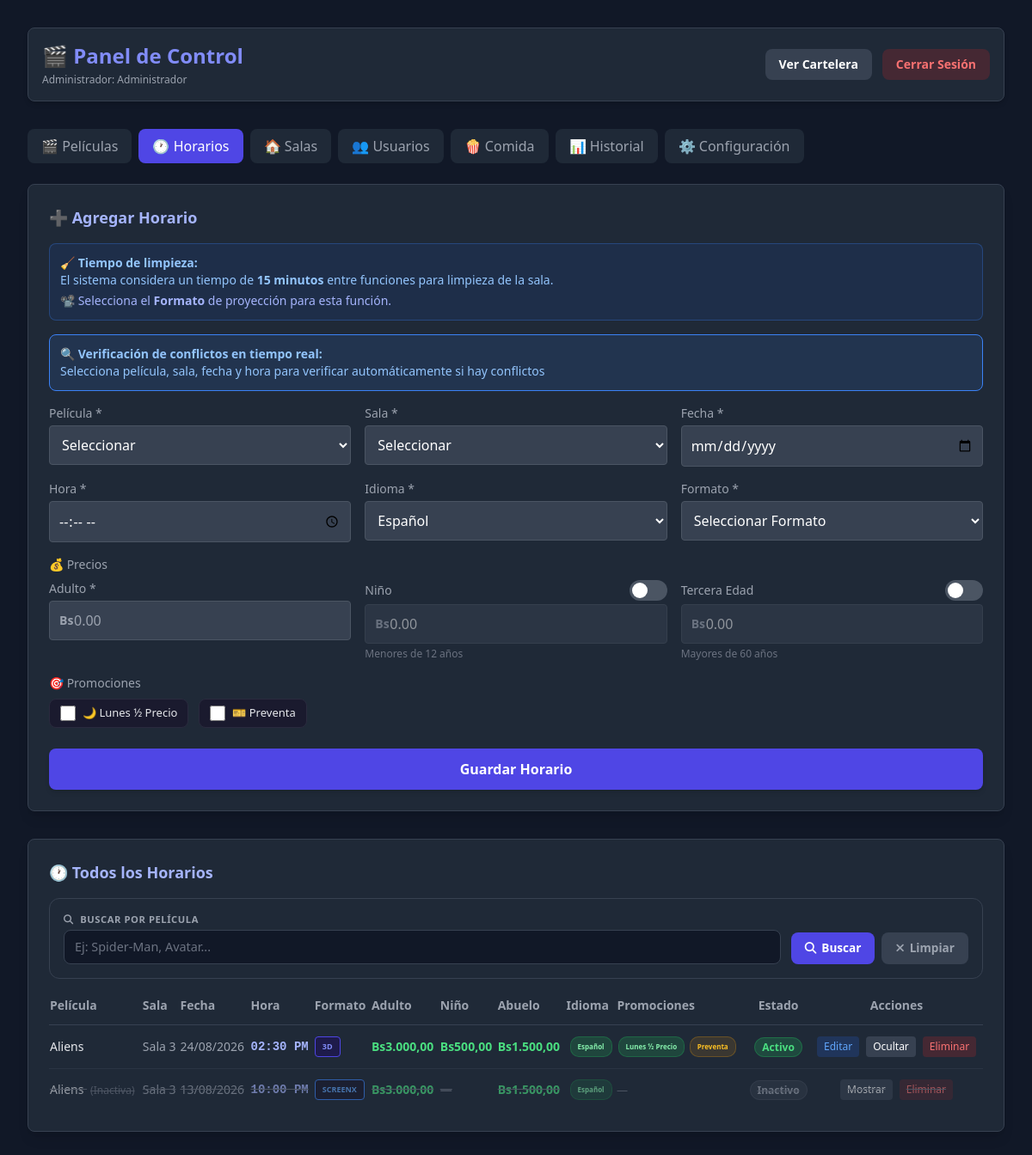
The app's page /admin.php?tab=showtimes (signed in), older data.
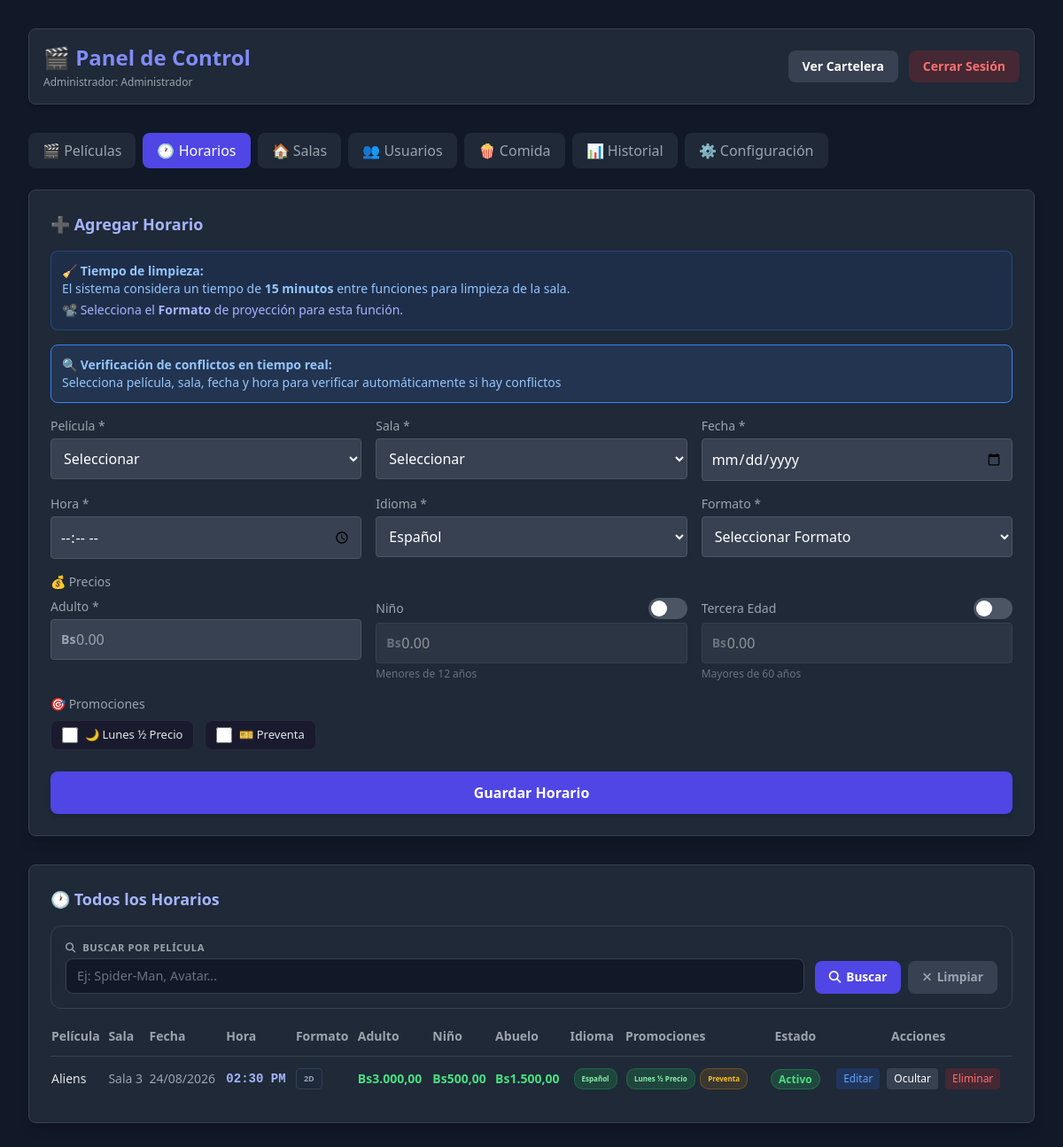
The same page, newer data.
### tables this page shows
CREATE TABLE `showtimes` (
  `id` int(11) NOT NULL,
  `movie_id` int(11) NOT NULL,
  `room_id` int(11) NOT NULL,
  `show_date` date NOT NULL,
  `show_time` time NOT NULL,
  `price` decimal(10,2) NOT NULL,
  `price_adult` decimal(10,2) NOT NULL DEFAULT 0.00,
  `price_child` decimal(10,2) NOT NULL DEFAULT 0.00,
  `price_senior` decimal(10,2) NOT NULL DEFAULT 0.00,
  `enable_child_price` tinyint(1) NOT NULL DEFAULT 1,
  `enable_senior_price` tinyint(1) NOT NULL DEFAULT 1,
  `half_price_monday` tinyint(1) DEFAULT 0,
  `promotions` varchar(255) DEFAULT NULL,
  `language` varchar(20) DEFAULT 'español',
  `format` varchar(20) DEFAULT NULL,
  `is_active` tinyint(1) DEFAULT 1,
  `created_at` timestamp NULL DEFAULT current_timestamp()
);

CREATE TABLE `movies` (
  `id` int(11) NOT NULL,
  `title` varchar(255) NOT NULL,
  `description` text DEFAULT NULL,
  `poster_url` varchar(255) DEFAULT NULL,
  `banner_url` varchar(255) DEFAULT NULL,
  `cast_members` text DEFAULT NULL,
  `country_id` int(11) DEFAULT NULL,
  `duration` int(11) DEFAULT NULL,
  `genre` varchar(100) DEFAULT NULL,
  `year` year(4) DEFAULT NULL,
  `director` varchar(100) DEFAULT NULL,
  `classification` varchar(50) DEFAULT NULL,
  `trailer_url` varchar(255) DEFAULT NULL,
  `is_active` tinyint(1) DEFAULT 1,
  `created_at` timestamp NULL DEFAULT current_timestamp()
);

CREATE TABLE `rooms` (
  `id` int(11) NOT NULL,
  `name` varchar(50) NOT NULL,
  `capacity` int(11) NOT NULL DEFAULT 50,
  `description` text DEFAULT NULL,
  `seat_layout` longtext DEFAULT NULL CHECK (json_valid(`seat_layout`)),
  `aisle_config` longtext DEFAULT NULL CHECK (json_valid(`aisle_config`)),
  `is_active` tinyint(1) DEFAULT 1,
  `created_at` timestamp NULL DEFAULT current_timestamp()
);

### config.php (called while the page is built, shortened)
<?php
function getSiteConfig($pdo) {
    $defaults = [
        'site_name' => 'Cinema Pro',
        'site_logo' => '',
        'footer_logo' => '',
        'site_favicon' => '',
        'footer_copyright' => '© ' . date('Y') . ' Cinema. Todos los derechos reservados.',
        'currency_symbol' => '$',
        'currency_position' => 'left',
        'thousands_separator' => '.',
        'decimal_separator' => ',',
        'decimal_places' => '2',
        'address' => '',
        'phone' => '',
        'email' => '',
        'instagram' => '',
        'facebook' => '',
        'twitter' => '',
        'telegram' => '',
        'whatsapp' => ''
    ];
    try {
        $stmt = $pdo->query("SELECT key_name, value FROM site_config");
        $rows = $stmt->fetchAll();
        $config = [];
        foreach ($rows as $row) {
            $config[$row['key_name']] = $row['value'];
        }
        return $config;
    } catch (PDOException $e) {
        error_log("Error cargando configuración del sitio: " . $e->getMessage());
        return $defaults;
    }
}
function formatCurrency($amount, $config = null) {
    $symbol = $config['currency_symbol'] ?? '$';
    $position = $config['currency_position'] ?? 'left';
    $thousands = $config['thousands_separator'] ?? '.';
    $decimal = $config['decimal_separator'] ?? ',';
    $decimals = intval($config['decimal_places'] ?? 2);
    $formatted = number_format($amount, $decimals, $decimal, $thousands);
    return $position === 'right' ? $formatted . ' ' . $symbol : $symbol . $formatted;
}
function generateCSRFToken() {
    return $_SESSION['csrf_token'];
}
function formatTimeVenezuela($time) {
    return date('h:i A', strtotime($time));
}
function formatDateShort($date) {
    return date('d/m/Y', strtotime($date));
}
?>

### admin.php (the view, shortened to what the rows shown need)
<?php
require_once 'config.php';
$activeTab = $_GET['tab'] ?? 'movies';
$csrf_token = generateCSRFToken();
$movies_sql = "SELECT * FROM movies WHERE 1=1";
$movies_params = [];
$movies_sql .= " ORDER BY title ASC";
$stmt = $pdo->prepare($movies_sql);
$stmt->execute($movies_params);
$search_showtime = isset($_GET['search_showtime']) ? trim($_GET['search_showtime']) : '';
$showtimes_sql = "
    SELECT s.*, m.title as movie_title, m.duration, COALESCE(m.is_active, 0) as movie_active,
           r.name as room_name, COALESCE(s.format, '2D') as format
    FROM showtimes s
    LEFT JOIN movies m ON s.movie_id = m.id
    JOIN rooms r ON s.room_id = r.id
    WHERE 1=1
";
if (!empty($search_showtime)) {
    $showtimes_sql .= " AND m.title LIKE ?";
    $showtimes_sql .= " ORDER BY m.title ASC, s.show_date DESC, s.show_time";
    $stmt = $pdo->prepare($showtimes_sql);
    $stmt->execute(['%' . $search_showtime . '%']);
} else {
    $showtimes_sql .= " ORDER BY m.title ASC, s.show_date DESC, s.show_time";
    $stmt = $pdo->query($showtimes_sql);
}
$showtimes = $stmt->fetchAll();
$edit_showtime = null;
$siteConfig = getSiteConfig($pdo);
?>
<!DOCTYPE html>
<html lang="es">
<head>
    <script src="https://cdn.tailwindcss.com"></script>
    <link rel="stylesheet" href="https://cdnjs.cloudflare.com/ajax/libs/font-awesome/6.4.0/css/all.min.css">
</head>
<body class="bg-gray-900 text-white min-h-screen p-4 md:p-8">
<div class="max-w-7xl mx-auto">
    <div class="flex flex-col sm:flex-row justify-between items-center mb-8 gap-4 bg-gray-800 p-4 rounded-lg shadow-md border border-gray-700">
        <div>
            <h1 class="text-2xl font-bold text-indigo-400 flex items-center gap-2">🎬 Panel de Control</h1>
        </div>
    </div>
    <?php if($activeTab === 'showtimes'): ?>
        <div class="bg-gray-800 p-6 rounded-lg shadow-lg border border-gray-700 mb-8">
            <h2 class="text-lg font-bold mb-4 text-indigo-300">
                <?= $edit_showtime ? '✏️ Editar Horario' : '➕ Agregar Horario' ?>
            </h2>
        </div>
        <div class="bg-gray-800 p-6 rounded-lg shadow-lg border border-gray-700">
            <h2 class="text-lg font-bold mb-4 text-indigo-300">🕐 Todos los Horarios</h2>
            <div class="overflow-x-auto">
                <table class="w-full text-left border-collapse">
                    <thead>
                    <tr class="border-b border-gray-700 text-gray-400 text-sm">
                        <th class="pb-3 font-semibold">Película</th>
                        <th class="pb-3 font-semibold">Sala</th>
                        <th class="pb-3 font-semibold">Fecha</th>
                        <th class="pb-3 font-semibold">Hora</th>
                        <th class="pb-3 font-semibold">Formato</th>
                        <th class="pb-3 font-semibold">Adulto</th>
                        <th class="pb-3 font-semibold">Niño</th>
                        <th class="pb-3 font-semibold">Abuelo</th>
                        <th class="pb-3 font-semibold">Idioma</th>
                        <th class="pb-3 font-semibold">Promociones</th>
                        <th class="pb-3 font-semibold text-center">Estado</th>
                        <th class="pb-3 font-semibold text-center">Acciones</th>
                    </tr>
                    </thead>
                    <tbody class="divide-y divide-gray-700/50 text-sm">
                    <?php foreach($showtimes as $s):
                        $promo_labels = [];
                        $promotions = $s['promotions'] ? explode(',', $s['promotions']) : [];
                        if(in_array('lunes_mitad', $promotions)) $promo_labels[] = 'Lunes ½ Precio';
                        if(in_array('preventa', $promotions)) $promo_labels[] = 'Preventa';
                        $movie_exists = $s['movie_title'] !== null;
                        $is_inactive = $s['is_active'] == 0;
                        $language = $s['language'] ?? 'español';
                        $lang_label = $language == 'español' ? 'Español' : 'Subtítulos';
                        $lang_class = $language == 'español' ? 'espanol' : 'subtitulos';
                        $price_adult = $s['price_adult'] ?? $s['price'] ?? 0;
                        $price_child = $s['price_child'] ?? 0;
                        $price_senior = $s['price_senior'] ?? 0;
                        $enable_child = $s['enable_child_price'] ?? 1;
                        $enable_senior = $s['enable_senior_price'] ?? 1;
                        $format = $s['format'] ?? '2D';
                        $formatClass = 'format-2d';
                        if (!empty($format)) {
                            $formatLower = strtolower($format);
                            $formatClass = 'format-' . str_replace(' ', '-', $formatLower);
                        }
                    ?>
                        <tr class="<?= $is_inactive ? 'showtime-inactive' : '' ?>">
                            <td class="py-3 font-medium <?= $movie_exists ? 'text-gray-200' : 'movie-deleted' ?>">
                                <?= htmlspecialchars($s['movie_title'] ?? 'Película eliminada') ?>
                                <?php if($is_inactive): ?><span class="text-xs text-gray-500 ml-1">(Inactiva)</span><?php endif; ?>
                            </td>
                            <td class="py-3 text-gray-400"><?= htmlspecialchars($s['room_name']) ?></td>
                            <td class="py-3 text-gray-400"><?= formatDateShort($s['show_date']) ?></td>
                            <td class="py-3 text-indigo-300 font-semibold time-display"><?= formatTimeVenezuela($s['show_time']) ?></td>
                            <td class="py-3"><span class="format-badge <?= $formatClass ?>"><?= htmlspecialchars($format) ?></span></td>
                            <td class="py-3 text-green-400 font-semibold"><?= formatCurrency($price_adult, $siteConfig) ?></td>
                            <td class="py-3 <?= $enable_child ? 'text-green-400' : 'text-gray-500' ?> font-semibold">
                                <?= $enable_child ? formatCurrency($price_child, $siteConfig) : '—' ?>
                            </td>
                            <td class="py-3 <?= $enable_senior ? 'text-green-400' : 'text-gray-500' ?> font-semibold">
                                <?= $enable_senior ? formatCurrency($price_senior, $siteConfig) : '—' ?>
                            </td>
                            <td class="py-3"><span class="language-badge <?= $lang_class ?>"><?= $lang_label ?></span></td>
                            <td class="py-3">
                                <?php foreach($promo_labels as $label): ?>
                                    <span class="promotion-tag <?= strpos($label, 'Lunes') !== false ? 'lunes' : 'preventa' ?>"><?= $label ?></span>
                                <?php endforeach; ?>
                                <?php if(empty($promo_labels)): ?><span class="text-gray-500 text-xs">—</span><?php endif; ?>
                            </td>
                            <td class="py-3 text-center">
                                <?php if($s['is_active']): ?>
                                    <span class="bg-green-500/20 text-green-400 text-xs px-2 py-0.5 rounded-full font-bold border border-green-500/30">Activo</span>
                                <?php else: ?>
                                    <span class="bg-gray-500/20 text-gray-400 text-xs px-2 py-0.5 rounded-full font-bold border border-gray-500/30">Inactivo</span>
                                <?php endif; ?>
                            </td>
                            <td class="py-3 text-center">
                                <div class="flex justify-center gap-2 flex-wrap">
                                    <?php if($s['is_active']): ?>
                                        <a href="?tab=showtimes&edit_showtime_id=<?= htmlspecialchars($s['id']) ?>&csrf_token=<?= htmlspecialchars($csrf_token) ?>"
                                           class="text-xs px-2 py-1 rounded bg-blue-600/20 hover:bg-blue-600/40 text-blue-400 transition-colors">Editar</a>
                                    <?php endif; ?>
                                    <a href="?toggle_showtime=<?= htmlspecialchars($s['id']) ?>&tab=showtimes&csrf_token=<?= htmlspecialchars($csrf_token) ?>"
                                       class="text-xs px-2 py-1 rounded bg-gray-700 hover:bg-gray-600 transition-colors"
                                       onclick="return confirm('¿Cambiar estado de este horario?')">
                                        <?= $s['is_active'] ? 'Ocultar' : 'Mostrar' ?>
                                    </a>
                                    <a href="?delete_showtime=<?= htmlspecialchars($s['id']) ?>&tab=showtimes&csrf_token=<?= htmlspecialchars($csrf_token) ?>"
                                       class="text-xs px-2 py-1 rounded bg-red-600/20 hover:bg-red-600/40 text-red-400 transition-colors"
                                       onclick="return confirm('¿Eliminar este horario?')">Eliminar</a>
                                </div>
                            </td>
                        </tr>
                    <?php endforeach; ?>
                    </tbody>
                </table>
            </div>
        </div>
    <?php endif; ?>
</div>
</body>
</html>

Row changes from the older to the newer data that the page shows:
removed showtimes: movie.title "Aliens", is_active "(Inactiva)", room.name "Sala 3", show_date "13/08/2026", show_time "10:00 PM", format "SCREENX", price_adult "Bs3.000,00", price_senior "Bs1.500,00", language "Español", enable_child_price 0 (drawn)
changed showtimes "02:30 PM": format "3D" → "2D"
